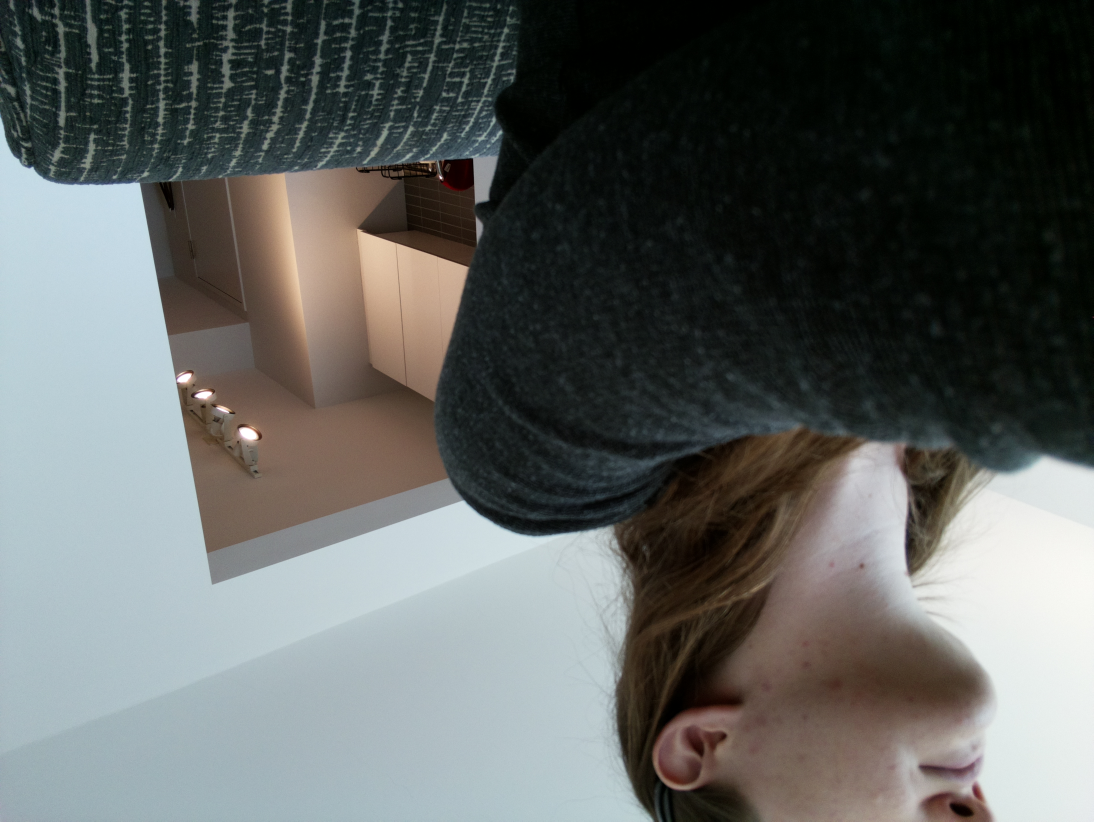
#> input picture Lab 5/test.jpg, 3280 x 2464 px (shown at 1/3 size)
$ python shade.py test.jpg
#> lines starting #> are read from the running program, lines starting #| are printed output that depends on the picture; after the words box and inside, x2 and y2 are one past the last pixel; in counts of white or black regions, pixels touching at a corner belong together; long printed decimals are rounded
import numpy as np
import cv2
import sys
import time

cv2.namedWindow('Resized Window', cv2.WINDOW_NORMAL)
cv2.resizeWindow('Resized Window', 540, 540)

img = None
webCam = False

def draw_label(img, text, pos, bg_color):
  font_face = cv2.FONT_HERSHEY_SIMPLEX
  scale = 0.4
  color = (0,0,0)
  thickness = cv2.FILLED
  margin = 2
  txt_size = cv2.getTextSize(text, font_face, scale, thickness)

  end_x = pos[0] + txt_size[0][0] + margin
  end_y = pos[1] - txt_size[0][1] - margin

  cv2.rectangle(img, pos, (end_x, end_y), bg_color, thickness)
  cv2.putText(img, text, pos, font_face, scale, color, 1, cv2.LINE_AA)

if(len(sys.argv)>1):
    try:
        print("I'll try to read your image")
        img = cv2.imread(sys.argv[1])
#> img is the input picture: shape (2464, 3280, 3); mean B, G, R 97.2, 99.3, 96
        if img is None:
            print("Failed to load image file:", sys.argv[1])
    except:
        print("Failed, make sure it is a path to an image")
else:
    try:
        print("Trying to open the Webcam.")
        cap = cv2.VideoCapture(0)
        if cap is None or not cap.isOpened():
            raise("No camera")
        webCam = True
    except:
        img = cv2.imread("../data/test.jpg")
        print("Using default image.")

while(True):
    if webCam:
        ret, img = cap.read()

    imgray = cv2.cvtColor(img, cv2.COLOR_BGR2GRAY)
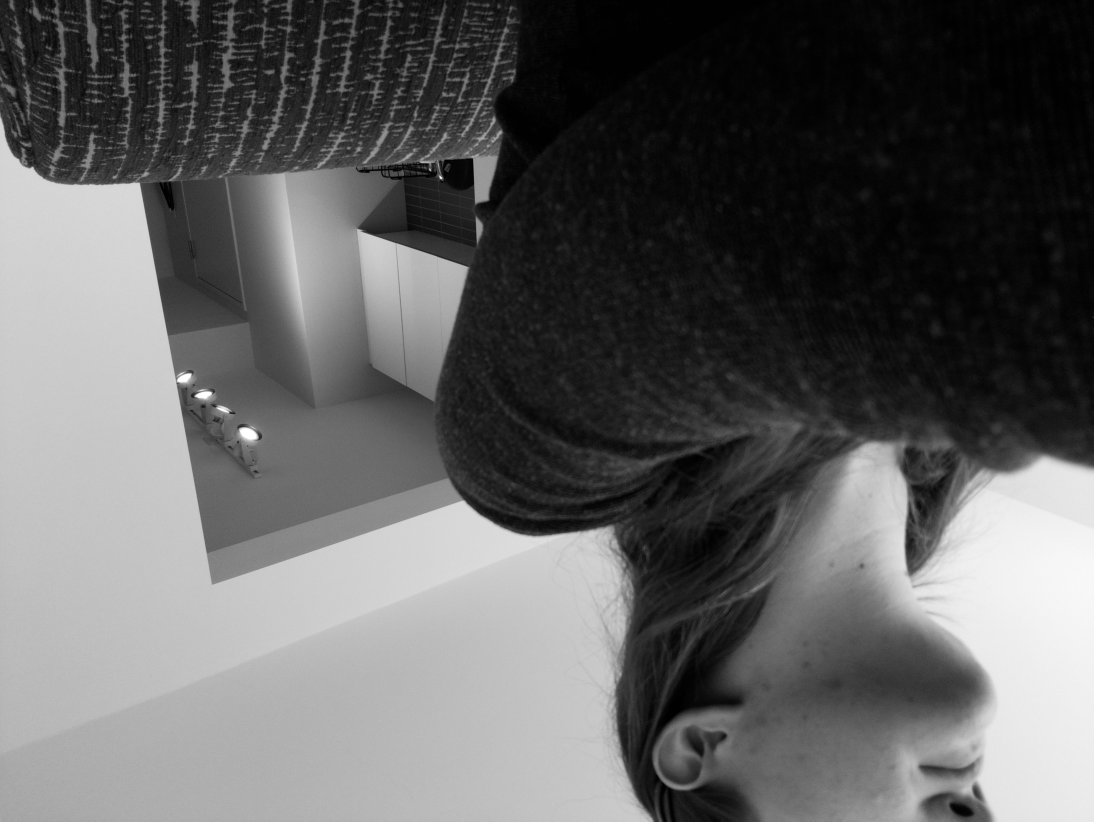
#> imgray: shape (2464, 3280) (shown at 1/3 size); min 0, max 255, mean 98.1
    blurred = cv2.GaussianBlur(imgray, (7,7), 0)
    ret, thresh = cv2.threshold(blurred,100,255,0)
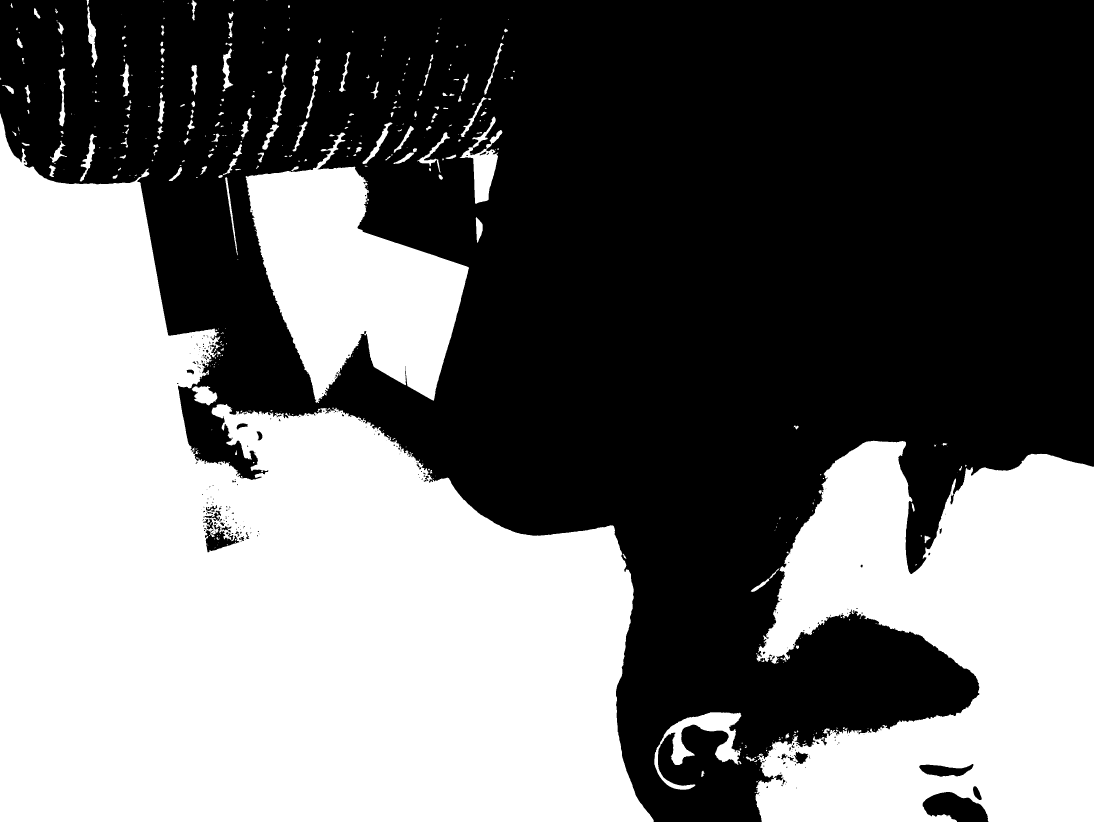
#> thresh: shape (2464, 3280) (shown at 1/3 size); 44.3% white; 447 white regions (243 under 20 px)

    contours, hierarchy = cv2.findContours(thresh, cv2.RETR_TREE, cv2.CHAIN_APPROX_SIMPLE)
#> contours = 744 contours, 475 with area under 20; largest, box (x1, y1, x2, y2) and area: (0, 340, 1961, 2464) 2428088, (2266, 1322, 3280, 2464) 798578, (737, 398, 1407, 1209) 278366, (1963, 2137, 2224, 2369) 17162, (1379, 350, 1507, 612) 10714
    img_c = cv2.drawContours(img, contours, -1, (0,255,0), 3)
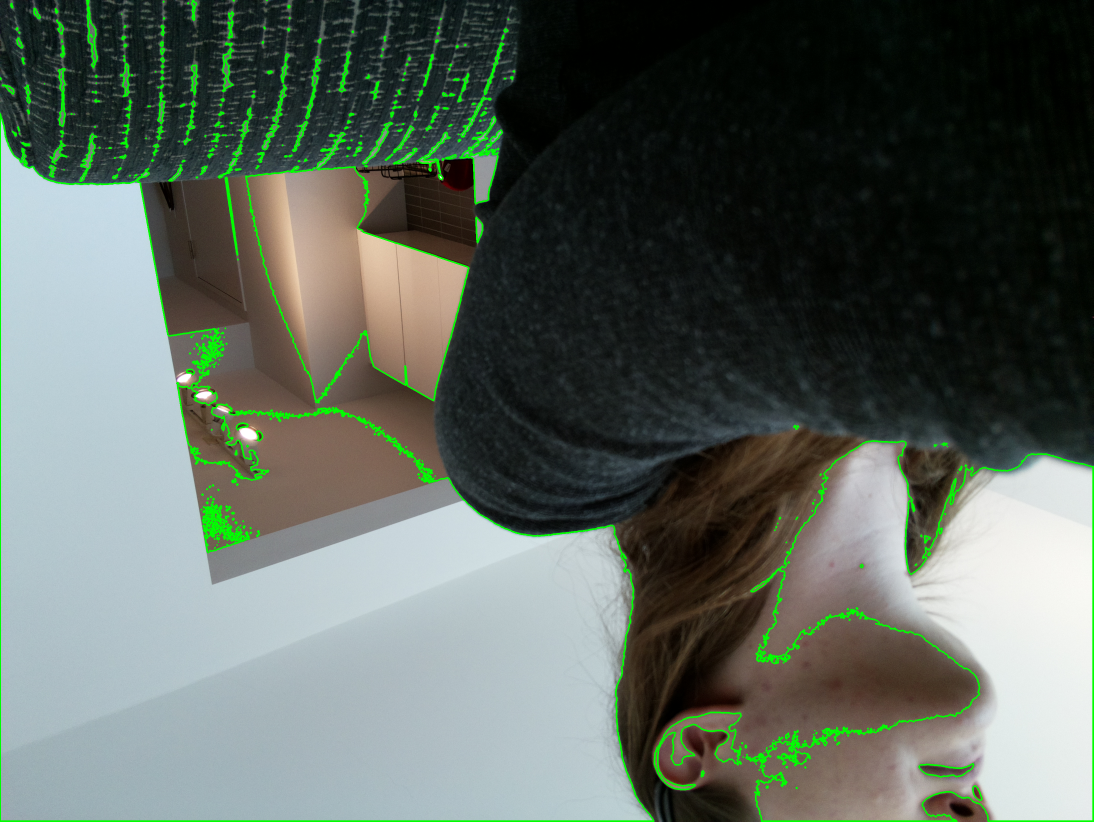
#> img_c: shape (2464, 3280, 3) (shown at 1/3 size); mean B, G, R 94.8, 102.7, 93.3
    masked = cv2.bitwise_and(img_c, img_c, mask=thresh)
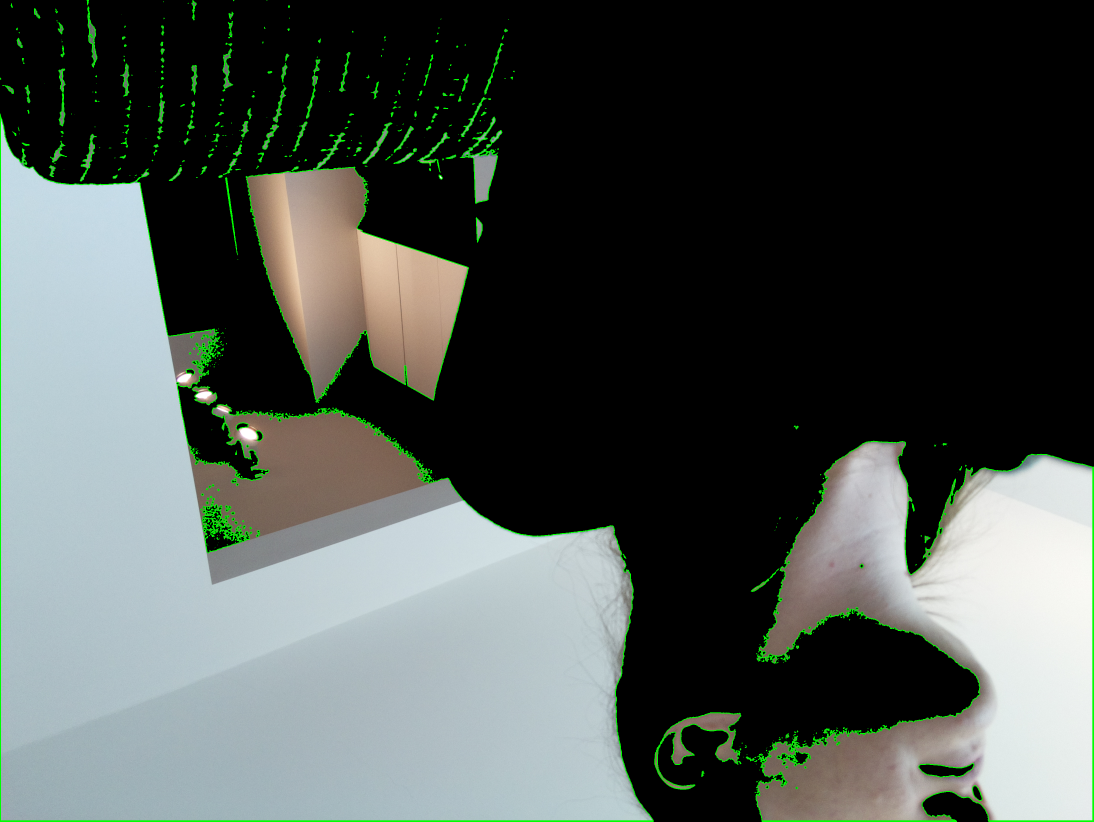
#> masked: shape (2464, 3280, 3) (shown at 1/3 size); mean B, G, R 79.6, 83, 76.6

    num_dark_px = sum(masked[masked < 110])
#> num_dark_px = 67305887
    num_total_px = masked.shape[0] * masked.shape[1]
#> num_total_px = 8081920
    dark_area_pcnt = num_dark_px / num_total_px
#> dark_area_pcnt = 8.33
    print(dark_area_pcnt)
#| 8.328

    if webCam:
        # draw_label(masked, 'Hello', (20,20), (255,0,0))
        cv2.putText(masked, str(round(dark_area_pcnt, 1)), (200, 200), cv2.FONT_HERSHEY_SIMPLEX, 5, (0, 255, 255), 2, cv2.LINE_4)
        cv2.imshow('Resized Window', masked)
        if cv2.waitKey(1) & 0xFF == ord('q'):
            cap.release()
            break
    else:
        break

    time.sleep(1)

cv2.imwrite('contour_out.jpg', masked)
cv2.destroyAllWindows()
